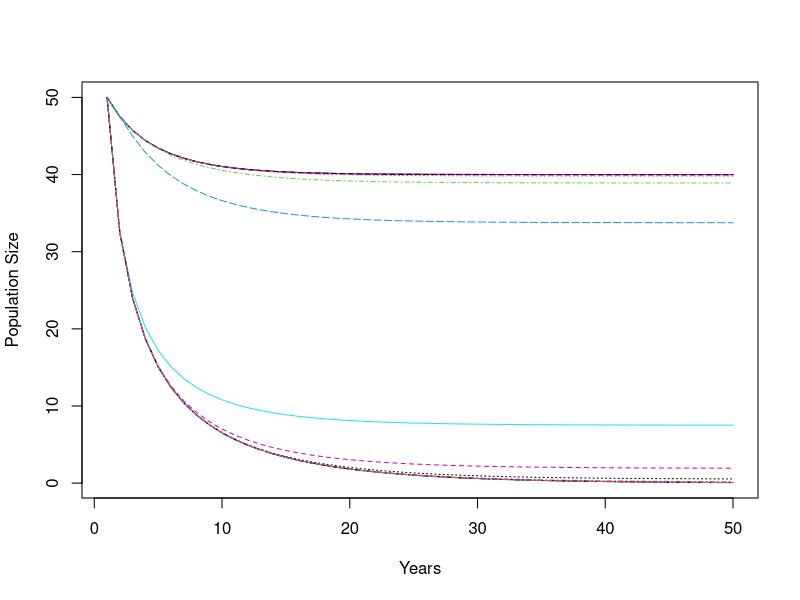
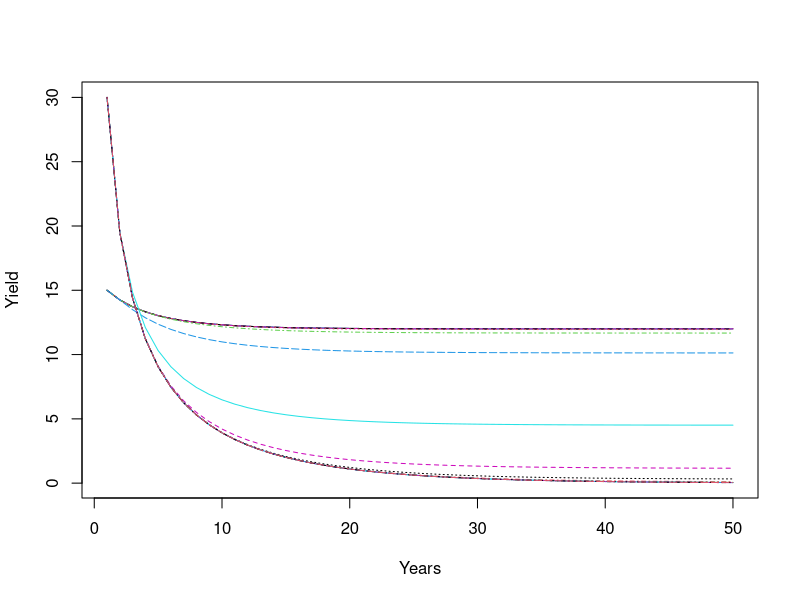
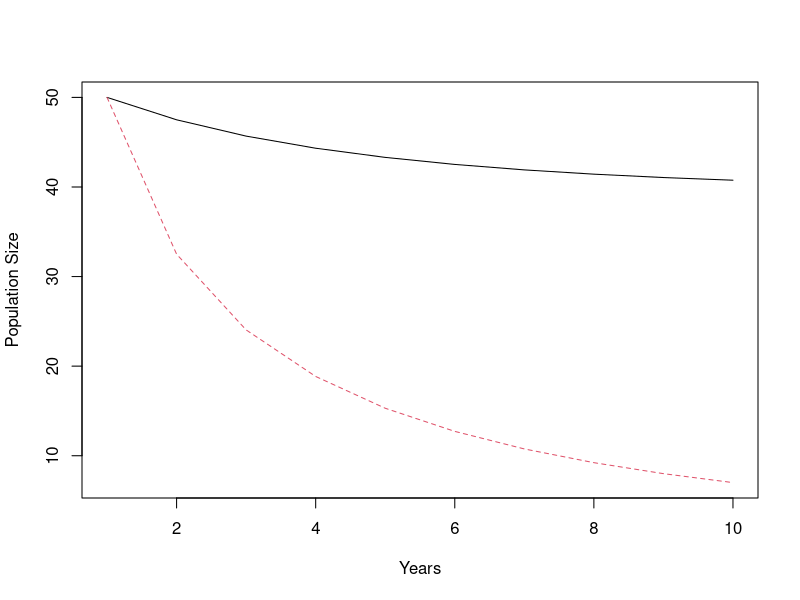
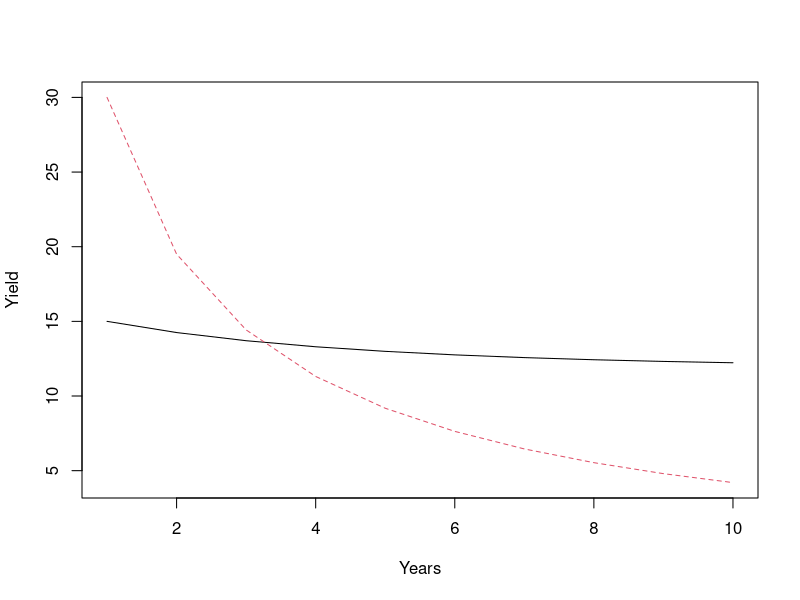
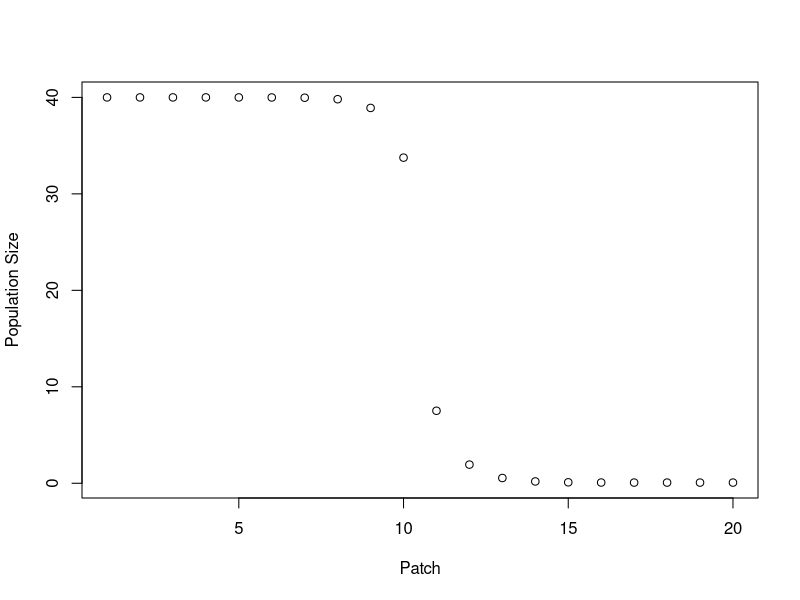
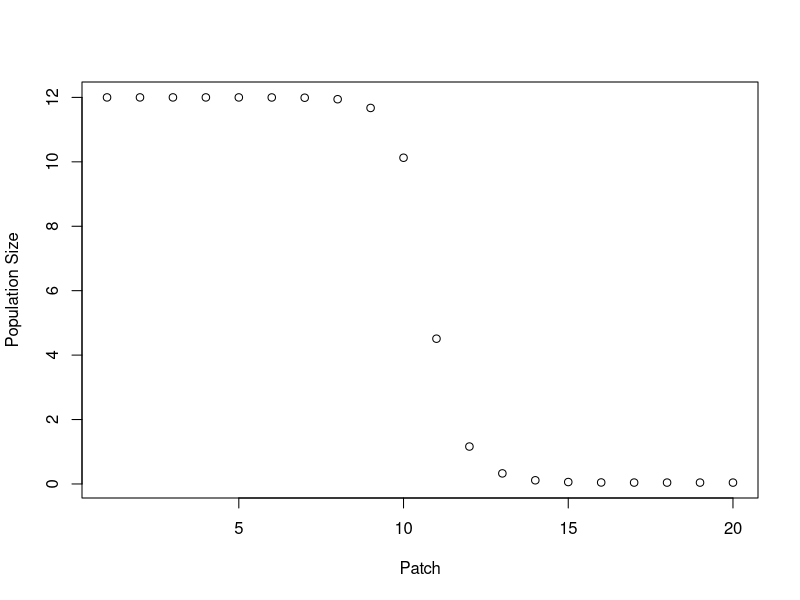
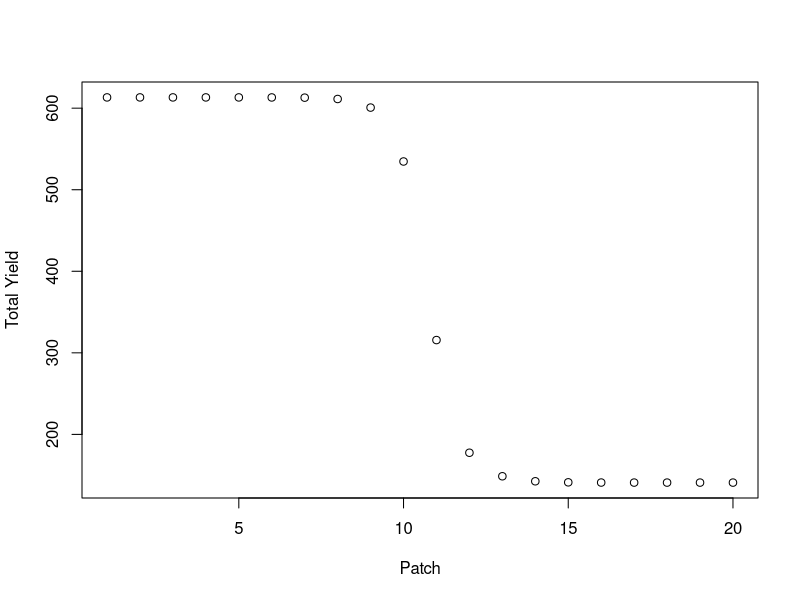
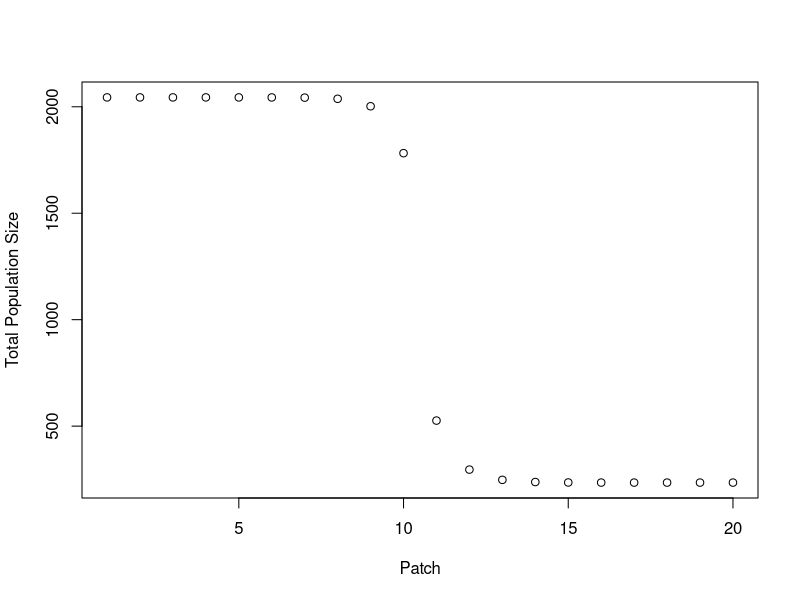

Write R code to recreate these figures, in order.
## ---- chunk 1
knitr::opts_chunk$set(echo = TRUE)
## ---- chunk 2
#Define variables 
g = 0.5
K=100
t=50
d=0.1
L=20
f1=0.3
f2=0.6
#Create a vector of fishing mortalities for each patch
f=c(rep(f1, L/2), rep(f2, L/2))

#Create matrices to store population size and yield on all patches
pop = matrix(0, t, L)
yield = matrix(0, t, L)

#Set initial population size
pop[1,] = 50

#Run the loop to calculate population size for all patches
for(n in 2:t){
  for(j in 1:L){
    if(j==1){
      pop[n, j] = pop[n-1,j] + pop[n-1,j]*g*(1-pop[n-1,j]/K) - pop[n-1,j]*f[j] - d/2*pop[n-1,j] + d/2*pop[n-1, j+1]}
    else{if(j==L){
      pop[n, j] = pop[n-1,j] + pop[n-1,j]*g*(1-pop[n-1,j]/K) - pop[n-1,j]*f[j] - d/2*pop[n-1,j] + d/2*pop[n-1, j-1]}
    else{
      pop[n, j] = pop[n-1,j] + pop[n-1,j]*g*(1-pop[n-1,j]/K) - pop[n-1,j]*f[j] - d*pop[n-1,j] + d/2*pop[n-1, j-1] + d/2*pop[n-1, j+1]
       }
    }
  }
}

#Run the loop to calculate yield for all patches
for(n in 1:t){
  for(j in 1:L){
      yield[n, j] = pop[n, j]*f[j]
    }
}
## ---- chunk 3
matplot(pop, type="l", ylab="Population Size", xlab="Years")
## ---- chunk 4
matplot(yield, type="l", ylab="Yield", xlab="Years")
## ---- chunk 5
#create two vectors to store average pop size for f=0.3 and f=0.6
ave.06 = rep(0, L/2)
ave.03 = rep(0, L/2)

#Run a loop to calculate the average pop size
for(n in 1:L/2){
  ave.03[n] = mean(pop[n, 1:L/2])
  ave.06[n] = mean(pop[n, (L/2+1):L])
}

#form a matrix of both vectors
x = cbind(ave.03, ave.06)

#Plot
matplot(x, type="l", ylab="Population Size", xlab="Years")
## ---- chunk 6
#create two vectors to store average pop size for f=0.3 and f=0.6
ave.06 = rep(0, L/2)
ave.03 = rep(0, L/2)

#Run a loop to calculate the average pop size
for(n in 1:L/2){
  ave.03[n] = mean(yield[n, 1:L/2])
  ave.06[n] = mean(yield[n, (L/2+1):L])
}

#form a matrix of both vectors
x = cbind(ave.03, ave.06)

#Plot
matplot(x, type="l", ylab="Yield", xlab="Years")
## ---- chunk 7
plot(pop[t,], ylab="Population Size", xlab="Patch")
## ---- chunk 8
plot(yield[t,], ylab="Population Size", xlab="Patch")
## ---- chunk 9
#Create a vector to store total yield in all years
total.yield = rep(0, L)

#Run a loop over all patches
for(j in 1:L){
  total.yield[j] = sum(yield[,j])
}

#Plot
plot(total.yield, ylab="Total Yield", xlab="Patch")
## ---- chunk 10
#Create a vector to store total yield in all years
total.pop = rep(0, L)

#Run a loop over all patches
for(j in 1:L){
  total.pop[j] = sum(pop[,j])
}

#Plot
plot(total.pop, ylab="Total Population Size", xlab="Patch")
## ---- chunk 11
#Define variables 
g = 0.5
K=100
t=50
d=0.1
L=20
f1=0.3
f2=0.6
#Create a vector of fishing mortalities for each patch
f=c(rep(f1, L/2), rep(f2, L/2))

#Create matrices to store population size and total yield on all patches
pop = rep(0, L)
total.yield = rep(0, L)

#Set initial population size
pop[] = 50
total.yield[] = pop*f

#Run the loop to calculate population size for all patches
for(n in 1:(t-1)){
 
  #Population growth
  surplus = pop*g*(1-pop/K)
  
  #Fishing mortality
  fishing = pop*f
  
  #Emigration - we need to create a vector with different equations for the edge patches. For these patches     there is only emigration to the patch on the right (for patch 1) and to the patch on the left (for patch L).   All other patches have emigration to the right and to the left.
  Emi = c(pop[1]*d/2, pop[2:(L-1)]*d, pop[L]*d/2)
  
  #Immigration - we have to sum the immigration from the left patches and the immigration from the right        patches. Note that there is no immigration from the left patches to patch L and no immigration from the       right patches to patch 1.
  Immi = c(pop[2:L]*d/2, 0) + c(0, pop[1:(L-1)]*d/2)
  
  #Update population size
  pop = pop + surplus - fishing - Emi + Immi 
  
  #Calculate total yield. Note that here we are summing the total yield from the previous year with current yield.
  total.yield = total.yield + fishing
  
}

## ---- chunk 12
#Define variables 
g = 0.5
K=100
t=50
d=0.1
L=100
f1=0.5
f2=0
MPA = 50
#Create a vector of fishing mortalities for each patch
f=c(rep(f1, MPA), rep(f2, L-MPA))

#Create matrices to store population size and total yield on all patches
pop = rep(0, L)
total.yield = rep(0, L)

#Set initial population size
pop[] = 50
total.yield[] = pop*f

#Run the loop to calculate population size for all patches
for(n in 1:(t-1)){
 
  #Population growth
  surplus = pop*g*(1-pop/K)
  
  #Fishing mortality
  fishing = pop*f
  
  #Emigration  
  Emi = c(pop[1]*d/2, pop[2:(L-1)]*d, pop[L]*d/2)
  
  #Immigration 
  Immi = c(pop[2:L]*d/2, 0) + c(0, pop[1:(L-1)]*d/2)
  
  #Update population size
  pop = pop + surplus - fishing - Emi + Immi 
  
  #Calculate total yield
  total.yield = total.yield + fishing
  
}

## ---- chunk 13
plot(pop, ylab="Population Size", xlab="Patch")
## ---- chunk 14
plot(fishing, ylab="Yield", xlab="Patch")
## ---- chunk 15
plot(total.yield, ylab="Yield", xlab="Patch")
## ---- chunk 16
#First calculate for MPA of 10%
#Define variables 
g = 0.5
K=100
t=50
d=0.1
L=100
f1=0.5
f2=0
MPA = 10
#Create a vector of fishing mortalities for each patch
f=c(rep(f1, L-MPA), rep(f2, MPA))

#Create matrices to store population size and total yield on all patches
pop = rep(0, L)
total.yield = rep(0, L)

#Set initial population size
pop[] = 50
total.yield[] = pop*f

#Run the loop to calculate population size for all patches
for(n in 1:(t-1)){
 
  #Population growth
  surplus = pop*g*(1-pop/K)
  
  #Fishing mortality
  fishing = pop*f
  
  #Emigration
  Emi = c(pop[1]*d/2, pop[2:(L-1)]*d, pop[L]*d/2)
  
  #Immigration - we have to sum the immigration from the left patches and the immigration from the right patches
  Immi = c(pop[2:L]*d/2, 0) + c(0, pop[1:(L-1)]*d/2)
  
  #Update population size
  pop = pop + surplus - fishing - Emi + Immi 
  
  #Calculate total yield
  total.yield = total.yield + fishing
  
}
total.yield.10 = total.yield
pop.10 = pop

#Second calculate for MPA of 50%
#Define variables 
g = 0.5
K=100
t=50
d=0.1
L=100
f1=0.5
f2=0
MPA = 50
#Create a vector of fishing mortalities for each patch
f=c(rep(f1, L-MPA), rep(f2, MPA))

#Create matrices to store population size and total yield on all patches
pop = rep(0, L)
total.yield = rep(0, L)

#Set initial population size
pop[] = 50
total.yield[] = pop*f

#Run the loop to calculate population size for all patches
for(n in 1:(t-1)){
 
  #Population growth
  surplus = pop*g*(1-pop/K)
  
  #Fishing mortality
  fishing = pop*f
  
  #Emigration
  Emi = c(pop[1]*d/2, pop[2:(L-1)]*d, pop[L]*d/2)
  
  #Immigration - we have to sum the immigration from the left patches and the immigration from the right patches
  Immi = c(pop[2:L]*d/2, 0) + c(0, pop[1:(L-1)]*d/2)
  
  #Update population size
  pop = pop + surplus - fishing - Emi + Immi 
  
  #Calculate total yield
  total.yield = total.yield + fishing
  
}
total.yield.50 = total.yield
pop.50 = pop

#Lastly calculate for MPA of 80%
#Define variables 
g = 0.5
K=100
t=50
d=0.1
L=100
f1=0.5
f2=0
MPA = 80
#Create a vector of fishing mortalities for each patch
f=c(rep(f1, L-MPA), rep(f2, MPA))

#Create matrices to store population size and total yield on all patches
pop = rep(0, L)
total.yield = rep(0, L)

#Set initial population size
pop[] = 50
total.yield[] = pop*f

#Run the loop to calculate population size for all patches
for(n in 1:(t-1)){
 
  #Population growth
  surplus = pop*g*(1-pop/K)
  
  #Fishing mortality
  fishing = pop*f
  
  #Emigration
  Emi = c(pop[1]*d/2, pop[2:(L-1)]*d, pop[L]*d/2)
  
  #Immigration - we have to sum the immigration from the left patches and the immigration from the right patches
  Immi = c(pop[2:L]*d/2, 0) + c(0, pop[1:(L-1)]*d/2)
  
  #Update population size
  pop = pop + surplus - fishing - Emi + Immi 
  
  #Calculate total yield
  total.yield = total.yield + fishing
  
}
total.yield.80 = total.yield
pop.80 = pop

#Now plot total yield for different reserve sizes
mpa.plot = c(sum(total.yield.10), sum(total.yield.50), sum(total.yield.80))
plot(mpa.plot~c(10, 50, 80), ylab="Total Yield", xlab="MPA size")
## ---- chunk 17
mpa.plot = c(sum(pop.10), sum(pop.50), sum(pop.80))
plot(mpa.plot~c(10, 50, 80), ylab="Population Size", xlab="MPA size")
